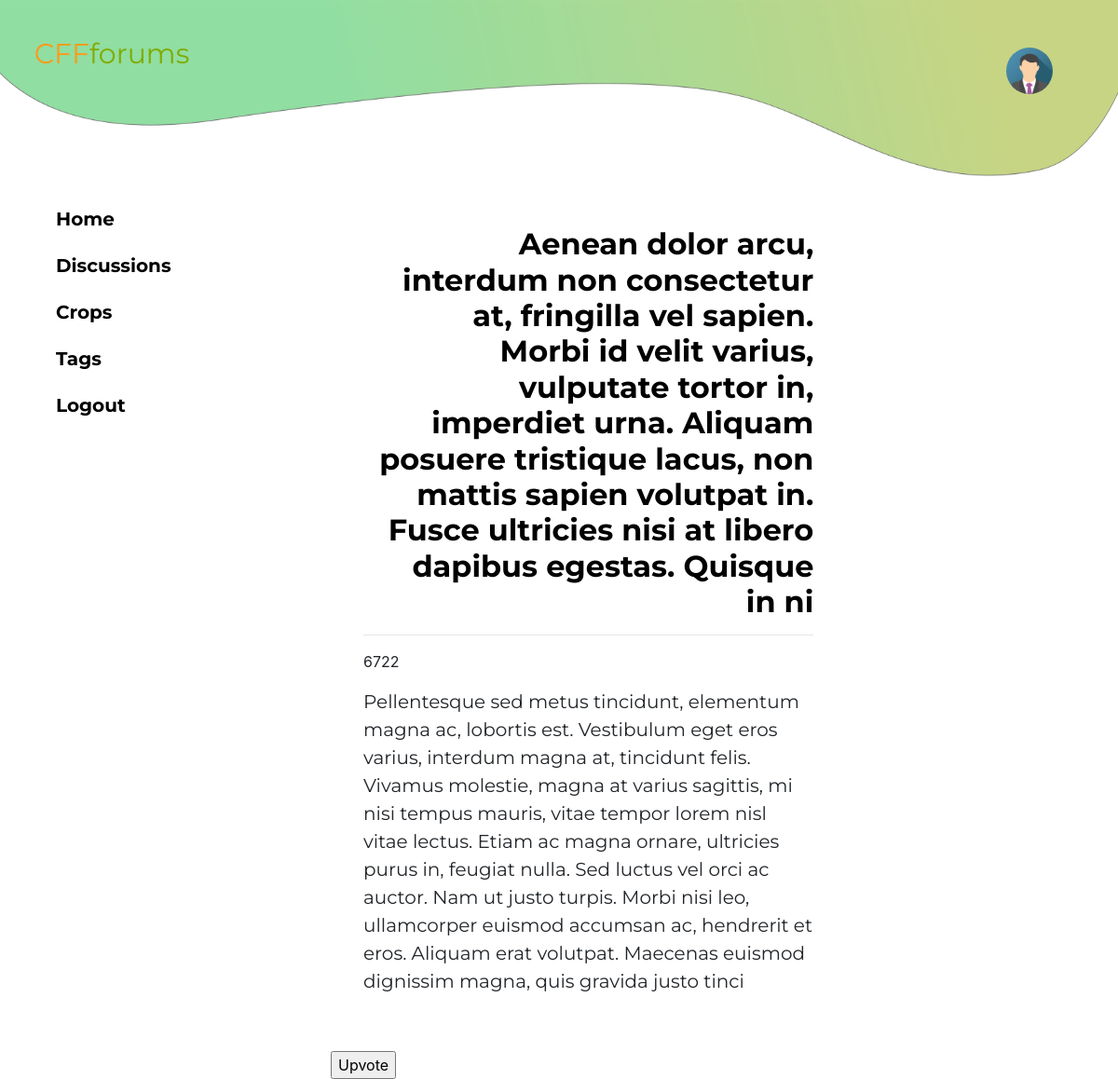
/directory/Main/php/specificquestion.php?cthreadID=7 (signed in), run on the app's committed database.
### tables this page shows
CREATE TABLE `thread` (
  `ThreadID` int(10) NOT NULL,
  `ThreadModeratorID` int(10) NOT NULL,
  `ThreadUserID` int(10) NOT NULL,
  `ThreadSubject` varchar(255) NOT NULL,
  `ThreadDescription` varchar(500) NOT NULL,
  `ThreadVoteCount` int(10) NOT NULL,
  `ThreadSubscribedUserID` int(10) NOT NULL,
  `ThreadSubscribeduserCount` int(10) NOT NULL,
  `ThreadViewsCount` int(10) NOT NULL,
  `ThreadAnswersCount` int(10) NOT NULL,
  `ThreadCreatedDate` timestamp NOT NULL DEFAULT CURRENT_TIMESTAMP
);

### directory/Main/php/specificquestion.php (the view, shortened to what this page needs)
<!DOCTYPE html>
<html>
<head>
<link href="../../resources/css/bootstrap.min.css" rel="stylesheet">
<link href="../../resources/css/specificquestionstyle.css" rel="stylesheet">
</head>
<body>
<div class="container-fluid">
  <div class="header">
    <div class="logo">
      <a href="home.php" style="text-decoration:none;"><font color=#ff9918>CFF</font><font color=#81ab00>forums</font></a>
    </div>
    <a href="profile.php"><img src="../../resources/img/avatar.png" alt="Avatar" class="avatar"></a>
    <div class='container-1'>
    <img src="../../resources/img/navbar-x2.png" alt="header" width=100% height=300px>
      </div>
    </div>
    <br />
    <div class="nav-bar">
      <a href="home.php" class="nav-link">Home</a>
      <a href="discussion.php" class="nav-link">Discussions</a>
      <a href="crops.php" class="nav-link">Crops</a>
      <a href="tags.php" class="nav-link">Tags</a>
      <a href="logout.php" class="nav-link">Logout</a>
    </div>
    <div class="main-body">
    <div class="col-md-8">
        <?php
        include("config.php");
        $threadID = $_GET['cthreadID'];
        $sql = "SELECT * FROM thread WHERE ThreadID ='".$threadID."'";
        $res = mysqli_query($link,$sql);
        $threads = "";
        if(mysqli_num_rows($res) > 0){
          while($row = mysqli_fetch_assoc($res)){
            $title = $row['ThreadSubject'];
            $description = $row['ThreadDescription'];
            $votecount = $row['ThreadVoteCount'];
            $threads .= "
                          <div class='card-body'>
                <h2 class='card-title'><font size='6'>".$title."</font></h2>
                                <hr/>
                <p>".$votecount."</p>
                <p class='card-text'>".$description."</p>
                  <br>
                         </div>";
          }
          echo $threads;
        }
        else {
          echo "<a href='home.php'>Return to Home</a><hr />";
          echo "<p>There has been an error displaying this page.";
        }
        ?>
 </div>
     <form method="post">
       <input type="submit" name="upvote" id="upvote" value="Upvote"/>
      </form>
    </div>
</body>

### directory/Resources/css/specificquestionstyle.css (style rules this page uses)
* { box-sizing: border-box; }
.header { position: absolute; top: 0; left: 0; right: 0; }
.logo { position: absolute; top: 30%; left: 10%; transform: translate(-50%, -50%); font-size: 30px; font-family: Arial; text-decoration: none; }
a { text-decoration: none; color: black; }
.avatar { position:absolute; top: 17%; left: 90%; width: 50px; height: 50px; border-radius: 50%; z-index: 1; }
.card-title { font-size: 7px; font-family: 'Montserrat', sans-serif; font-weight: 550; margin-top: -7%; margin-left: 0%; margin-bottom: 3%; }
.card-text { font-family: 'Montserrat', sans-serif; font-size: 20px; margin-top:2%; }

### directory/Main/php/specificquestion.php (style rules this page uses)
.card-title { font-family: 'Montserrat', sans-serif; font-size: 23px; font-weight: bold; padding-left: 15px; text-align: right; color: rgb(0, 0, 0); }
.nav-bar { width: 200px; position: fixed; z-index: 1; top: 200px; left: 30px; background: transparent; overflow-x: hidden; padding: 10px 10px; }
.nav-bar a { padding: 10px 20px 10px 20px; text-decoration: bold; font-size: 20px; color: rgb(0, 0, 0); display: block; }
.nav-link { font-family: 'Montserrat', sans-serif; font-weight: bold; }
.logo { position: absolute; top: 19%; left: 10%; transform: translate(-50%, -50%); font-size: 30px; font-weight: normal; font-family: 'Montserrat', sans-serif; text-decoration: none; }
.container-1 { padding-right:-200px; }
.main-body { padding-left:340px; padding-top:200px; padding-bottom:0px; }

### data on the page
thread: ThreadSubject "Aenean dolor arcu, interdum non consectetur at, fringilla vel sapien. Morbi id velit varius, vulputate tortor in, imperdiet urna. Aliquam posuere tristique lacus, non mattis sapien volutpat in. Fusce ultricies nisi at libero dapibus egestas. Quisque in ni", ThreadVoteCount "6722", ThreadDescription "Pellentesque sed metus tincidunt, elementum magna ac, lobortis est. Vestibulum eget eros varius, interdum magna at, tincidunt felis. Vivamus molestie, magna at varius sagittis, mi nisi tempus mauris, vitae tempor lorem nisl vitae lectus. Etiam ac magna ornare, ultricies purus in, feugiat nulla. Sed luctus vel orci ac auctor. Nam ut justo turpis. Morbi nisi leo, ullamcorper euismod accumsan ac, hendrerit et eros. Aliquam erat volutpat. Maecenas euismod dignissim magna, quis gravida justo tinci"
